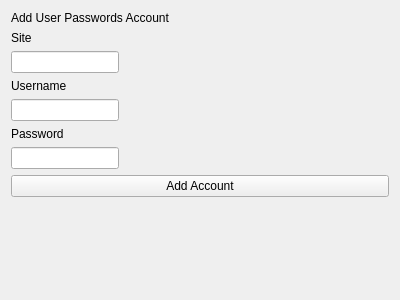
<?xml version="1.0" encoding="UTF-8"?>
<ui version="4.0">
 <class>Form</class>
 <widget class="QWidget" name="Form">
  <property name="geometry">
   <rect>
    <x>0</x>
    <y>0</y>
    <width>400</width>
    <height>300</height>
   </rect>
  </property>
  <property name="windowTitle">
   <string>Form</string>
  </property>
  <layout class="QFormLayout" name="formLayout">
   <item row="0" column="0" colspan="2">
    <widget class="QLabel" name="label">
     <property name="text">
      <string>Add User Passwords Account</string>
     </property>
    </widget>
   </item>
   <item row="2" column="0">
    <widget class="QLineEdit" name="siteedit"/>
   </item>
   <item row="1" column="0">
    <widget class="QLabel" name="label_2">
     <property name="text">
      <string>Site</string>
     </property>
    </widget>
   </item>
   <item row="3" column="0">
    <widget class="QLabel" name="label_3">
     <property name="text">
      <string>Username</string>
     </property>
    </widget>
   </item>
   <item row="5" column="0">
    <widget class="QLabel" name="label_4">
     <property name="text">
      <string>Password</string>
     </property>
    </widget>
   </item>
   <item row="4" column="0">
    <widget class="QLineEdit" name="unameedit"/>
   </item>
   <item row="6" column="0">
    <widget class="QLineEdit" name="pwordedit">
     <property name="echoMode">
      <enum>QLineEdit::Normal</enum>
     </property>
    </widget>
   </item>
   <item row="7" column="0" colspan="2">
    <widget class="QPushButton" name="addupsaccountbutton">
     <property name="text">
      <string>Add Account</string>
     </property>
    </widget>
   </item>
  </layout>
 </widget>
 <resources/>
 <connections/>
</ui>
